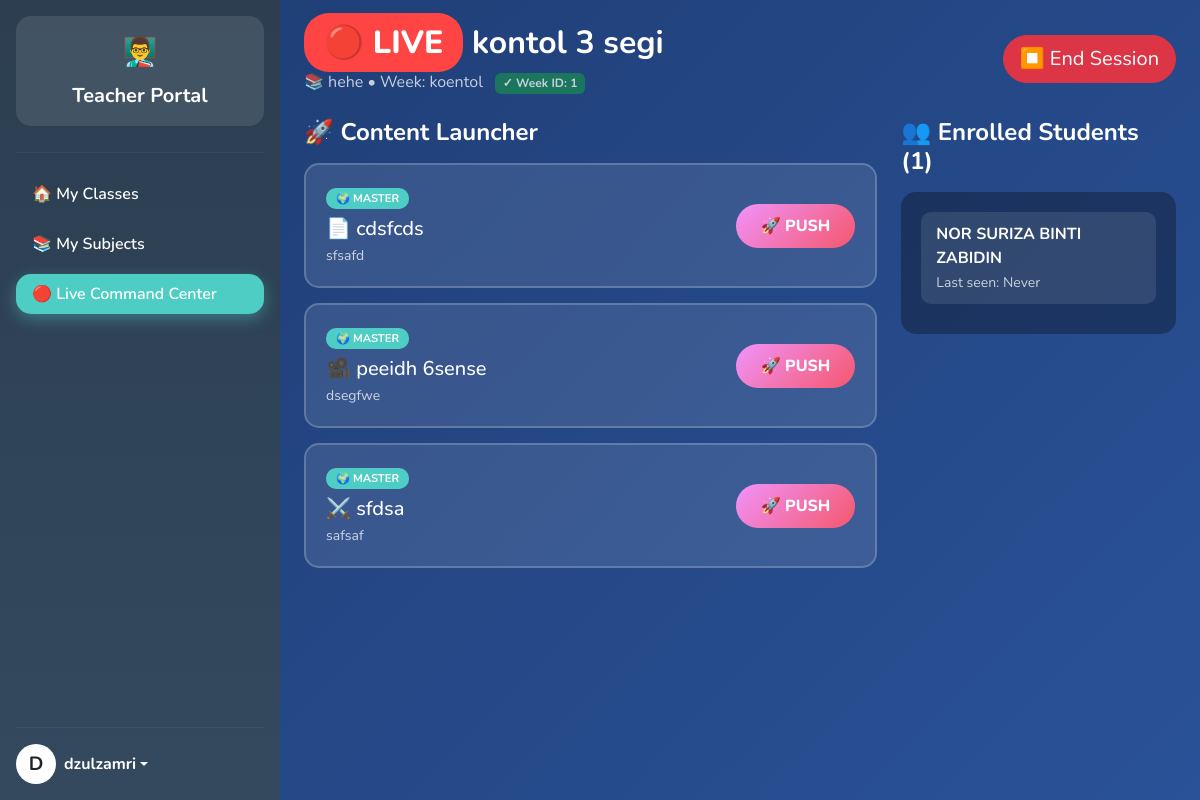
Screenshot of /teacher/live_class.php?session_id=2 (signed in) with the database file from the repository.
### tables this page shows
CREATE TABLE `live_sessions` (
  `session_id` int(11) NOT NULL,
  `class_id` int(11) NOT NULL,
  `schedule_id` int(11) NOT NULL,
  `teacher_id` int(11) NOT NULL,
  `meeting_link` text NOT NULL,
  `status` enum('active','ended') DEFAULT 'active',
  `started_at` datetime NOT NULL,
  `ended_at` datetime DEFAULT NULL
);

CREATE TABLE `classes` (
  `class_id` int(11) NOT NULL,
  `class_name` varchar(100) NOT NULL,
  `subject_id` int(11) NOT NULL,
  `teacher_id` int(11) NOT NULL,
  `is_live` tinyint(1) DEFAULT 0,
  `current_session_id` int(11) DEFAULT NULL,
  `current_week_id` int(11) DEFAULT NULL,
  `current_session_content_id` int(11) DEFAULT NULL
);

CREATE TABLE `subjects` (
  `subject_id` int(11) NOT NULL,
  `name` varchar(100) NOT NULL,
  `description` text DEFAULT NULL,
  `thumbnail` varchar(255) DEFAULT 'default_subject.png',
  `created_at` timestamp NOT NULL DEFAULT current_timestamp()
);

CREATE TABLE `weeks` (
  `week_id` int(11) NOT NULL,
  `subject_id` int(11) NOT NULL,
  `title` varchar(255) NOT NULL,
  `sort_order` int(11) DEFAULT 0,
  `is_visible` tinyint(1) DEFAULT 0
);

CREATE TABLE `materials` (
  `material_id` int(11) NOT NULL,
  `week_id` int(11) DEFAULT NULL,
  `class_id` int(11) DEFAULT NULL,
  `title` varchar(100) NOT NULL,
  `description` text DEFAULT NULL,
  `type` enum('note','reading_session') DEFAULT 'note',
  `file_path` varchar(255) NOT NULL,
  `uploaded_by` int(11) NOT NULL,
  `created_at` timestamp NOT NULL DEFAULT current_timestamp(),
  `thumbnail` varchar(255) DEFAULT 'default_note.png'
);

CREATE TABLE `videos` (
  `video_id` int(11) NOT NULL,
  `week_id` int(11) DEFAULT NULL,
  `title` varchar(255) NOT NULL,
  `description` text DEFAULT NULL,
  `youtube_link` varchar(255) NOT NULL,
  `thumbnail` varchar(255) DEFAULT 'default_video.png',
  `created_by` int(11) NOT NULL,
  `created_at` timestamp NOT NULL DEFAULT current_timestamp(),
  `class_id` int(11) DEFAULT NULL
);

CREATE TABLE `quizzes` (
  `quiz_id` int(11) NOT NULL,
  `week_id` int(11) DEFAULT NULL,
  `title` varchar(100) NOT NULL,
  `description` text DEFAULT NULL,
  `file_path` varchar(255) NOT NULL,
  `thumbnail` varchar(255) DEFAULT 'default_quiz.png',
  `created_by` int(11) NOT NULL,
  `created_at` timestamp NOT NULL DEFAULT current_timestamp(),
  `class_id` int(11) DEFAULT NULL
);

CREATE TABLE `users` (
  `user_id` int(11) NOT NULL,
  `username` varchar(50) NOT NULL,
  `password` varchar(255) NOT NULL,
  `full_name` varchar(100) NOT NULL,
  `email` varchar(100) DEFAULT NULL,
  `phone_number` varchar(20) DEFAULT NULL,
  `role` enum('admin','parent','student','teacher') NOT NULL,
  `subscription_expiry` date DEFAULT NULL,
  `profile_picture` varchar(255) DEFAULT 'default_avatar.png',
  `created_at` timestamp NOT NULL DEFAULT current_timestamp(),
  `last_login_at` datetime DEFAULT NULL,
  `reset_token_hash` varchar(64) DEFAULT NULL,
  `reset_token_expires_at` datetime DEFAULT NULL
);

### teacher/live_class.php (the view, shortened to what this page needs)
<?php
require_once '../config/db.php';
$teacher_id = $_SESSION['user_id'];
$session_id = $_GET['session_id'] ?? 0;
$session_data = null;
$class_id = 0;
$current_week_id = 0;
if ($session_id) {
    $stmt = $pdo->prepare("
        SELECT
            ls.session_id,
            ls.class_id,
            ls.meeting_link,
            ls.started_at,
            c.class_name,
            c.current_week_id,
            c.subject_id,
            s.name as subject_name,
            w.title as week_title
        FROM live_sessions ls
        JOIN classes c ON ls.class_id = c.class_id
        JOIN subjects s ON c.subject_id = s.subject_id
        LEFT JOIN weeks w ON c.current_week_id = w.week_id
        WHERE ls.session_id = ? AND c.teacher_id = ? AND ls.status = 'active'
    ");
    $stmt->execute([$session_id, $teacher_id]);
    $session_data = $stmt->fetch();
    if ($session_data) {
        $class_id = $session_data['class_id'];
        $current_week_id = $session_data['current_week_id'] ?? 0;
    } else {
        header("Location: dashboard.php");
        exit;
    }
}
$live_session = null;
if ($class_id) {
    $stmt = $pdo->prepare("SELECT * FROM live_sessions WHERE session_id = ? AND status = 'active'");
    $stmt->execute([$session_id]);
    $live_session = $stmt->fetch();
}
$materials = [];
$videos = [];
$quizzes = [];
if ($live_session && $current_week_id) {
    function getWeekContent($pdo, $table, $week_id, $class_id, $type_filter = null) {
        $type_query = $type_filter ? "AND type = '$type_filter'" : "";
        $sql = "SELECT *,
                CASE WHEN class_id IS NULL THEN 'global' ELSE 'custom' END as origin
                FROM $table
                WHERE week_id = ?
                $type_query
                AND (class_id IS NULL OR class_id = ?)
                ORDER BY created_at DESC";
        $stmt = $pdo->prepare($sql);
        $stmt->execute([$week_id, $class_id]);
        return $stmt->fetchAll();
    }
    $materials_notes = getWeekContent($pdo, 'materials', $current_week_id, $class_id, 'note');
    $materials_reading = getWeekContent($pdo, 'materials', $current_week_id, $class_id, 'reading_session');
    $materials = array_merge($materials_notes, $materials_reading);
    $videos = getWeekContent($pdo, 'videos', $current_week_id, $class_id);
    $quizzes = getWeekContent($pdo, 'quizzes', $current_week_id, $class_id);
}
$active_students = [];
if ($live_session) {
    $stmt = $pdo->prepare("
        SELECT u.user_id, u.full_name, u.last_login_at
        FROM enrollments e
        JOIN users u ON e.student_id = u.user_id
        WHERE e.class_id = ?
        ORDER BY u.full_name
    ");
    $stmt->execute([$class_id]);
    $active_students = $stmt->fetchAll();
}
?>
<!DOCTYPE html>
<html lang="en">
<head>
    <link href="https://cdn.jsdelivr.net/npm/bootstrap@5.3.0/dist/css/bootstrap.min.css" rel="stylesheet">
</head>
<body>
<div class="d-flex">
    <?php include 'sidebar.php'; ?>
    <div class="flex-grow-1 p-4">
        <?php if(!$session_data): ?>
            <div class="text-center py-5">
                <h1 class="display-4 mb-4">🔴 Live Command Center</h1>
                <p class="lead mb-4">No active live session. Start a class from your dashboard to begin.</p>
                <a href="dashboard.php" class="btn btn-light btn-lg rounded-pill">Go to Dashboard</a>
            </div>
        <?php else: ?>
            <div class="d-flex justify-content-between align-items-center mb-4">
                <div>
                    <h2 class="fw-bold mb-2">
                        <span class="live-badge">🔴 LIVE</span>
                        <?php echo htmlspecialchars($session_data['class_name']); ?>
                    </h2>
                    <p class="mb-0 opacity-75">
                        📚 <?php echo htmlspecialchars($session_data['subject_name']); ?>
                        • Week: <?php echo htmlspecialchars($session_data['week_title'] ?? 'Not Set'); ?>
                        <?php if(!$current_week_id || $current_week_id == 0): ?>
                            <span class="badge bg-warning text-dark ms-2">⚠️ No Week Selected - Go to Dashboard to set week!</span>
                        <?php else: ?>
                            <span class="badge bg-success ms-2">✓ Week ID: <?php echo $current_week_id; ?></span>
                        <?php endif; ?>
                    </p>
                </div>
                <div>
                    <form method="POST" style="display:inline;">
                        <button type="submit" name="end_session" class="btn btn-danger btn-lg rounded-pill" onclick="return confirm('End this live session?')">
                            ⏹️ End Session
                        </button>
                    </form>
                </div>
            </div>
            <div class="row g-4">
                <div class="col-md-8">
                    <h4 class="fw-bold mb-3">🚀 Content Launcher</h4>
                    <?php if(empty($materials) && empty($videos) && empty($quizzes)): ?>
                        <div class="alert alert-warning">
                            No content available for this week. Add materials in Curriculum Remix.
                        </div>
                    <?php else: ?>
                        <?php foreach($materials as $m): ?>
                            <div class="content-item">
                                <div class="d-flex justify-content-between align-items-center">
                                    <div>
                                        <span class="origin-badge badge-<?php echo $m['origin']; ?>">
                                            <?php echo $m['origin'] == 'global' ? '🌍 MASTER' : '👤 MY ITEM'; ?>
                                        </span>
                                        <h5 class="mb-1 mt-2">
                                            <?php echo $m['type'] == 'reading_session' ? '📖' : '📄'; ?>
                                            <?php echo htmlspecialchars($m['title']); ?>
                                        </h5>
                                        <p class="mb-0 small opacity-75"><?php echo htmlspecialchars(substr($m['description'] ?? '', 0, 80)); ?></p>
                                    </div>
                                    <button class="push-btn" onclick="pushContent(<?php echo $live_session['session_id']; ?>, 'material', <?php echo $m['material_id']; ?>)">
                                        🚀 PUSH
                                    </button>
                                </div>
                            </div>
                        <?php endforeach; ?>
                        <?php foreach($videos as $v): ?>
                            <div class="content-item">
                                <div class="d-flex justify-content-between align-items-center">
                                    <div>
                                        <span class="origin-badge badge-<?php echo $v['origin']; ?>">
                                            <?php echo $v['origin'] == 'global' ? '🌍 MASTER' : '👤 MY ITEM'; ?>
                                        </span>
                                        <h5 class="mb-1 mt-2">
                                            🎥 <?php echo htmlspecialchars($v['title']); ?>
                                        </h5>
                                        <p class="mb-0 small opacity-75"><?php echo htmlspecialchars(substr($v['description'] ?? '', 0, 80)); ?></p>
                                    </div>
                                    <button class="push-btn" onclick="pushContent(<?php echo $live_session['session_id']; ?>, 'video', <?php echo $v['video_id']; ?>)">
                                        🚀 PUSH
                                    </button>
                                </div>
                            </div>
                        <?php endforeach; ?>
                        <?php foreach($quizzes as $q): ?>
                            <div class="content-item">
                                <div class="d-flex justify-content-between align-items-center">
                                    <div>
                                        <span class="origin-badge badge-<?php echo $q['origin']; ?>">
                                            <?php echo $q['origin'] == 'global' ? '🌍 MASTER' : '👤 MY ITEM'; ?>
                                        </span>
                                        <h5 class="mb-1 mt-2">
                                            ⚔️ <?php echo htmlspecialchars($q['title']); ?>
                                        </h5>
                                        <p class="mb-0 small opacity-75"><?php echo htmlspecialchars(substr($q['description'] ?? '', 0, 80)); ?></p>
                                    </div>
                                    <button class="push-btn" onclick="pushContent(<?php echo $live_session['session_id']; ?>, 'quiz', <?php echo $q['quiz_id']; ?>)">
                                        🚀 PUSH
                                    </button>
                                </div>
                            </div>
                        <?php endforeach; ?>
                    <?php endif; ?>
                </div>
                <div class="col-md-4">
                    <h4 class="fw-bold mb-3">👥 Enrolled Students (<?php echo count($active_students); ?>)</h4>
                    <div class="student-list">
                        <?php if(empty($active_students)): ?>
                            <p class="text-center opacity-50">No students enrolled</p>
                        <?php else: ?>
                            <?php foreach($active_students as $student): ?>
                                <div class="student-item">
                                    <div class="fw-bold"><?php echo htmlspecialchars($student['full_name']); ?></div>
                                    <small class="opacity-75">
                                        Last seen: <?php
                                            if($student['last_login_at']) {
                                                $diff = time() - strtotime($student['last_login_at']);
                                                echo $diff < 300 ? '🟢 Online' : '⚪ ' . date('M j, g:i A', strtotime($student['last_login_at']));
                                            } else {
                                                echo 'Never';
                                            }
                                        ?>
                                    </small>
                                </div>
                            <?php endforeach; ?>
                        <?php endif; ?>
                    </div>
                </div>
            </div>
        <?php endif; ?>
    </div>
</div>
</body>
</html>

### teacher/live_class.php (style rules this page uses)
body { background: linear-gradient(135deg, #1e3c72 0%, #2a5298 100%); font-family: 'Nunito', sans-serif; color: white; }
.live-badge { animation: pulse 1.5s infinite; background: #ff4444; padding: 8px 20px; border-radius: 25px; font-weight: 800; }
.content-item { background: rgba(255,255,255,0.1); border: 2px solid rgba(255,255,255,0.2); border-radius: 15px; padding: 20px; margin-bottom: 15px; transition: all 0.3s; }
.push-btn { background: linear-gradient(135deg, #f093fb 0%, #f5576c 100%); border: none; color: white; font-weight: 800; padding: 10px 25px; border-radius: 25px; transition: all 0.2s; }
.student-list { background: rgba(0,0,0,0.3); border-radius: 15px; padding: 20px; max-height: 70vh; overflow-y: auto; }
.student-item { background: rgba(255,255,255,0.1); padding: 10px 15px; border-radius: 10px; margin-bottom: 10px; }
.origin-badge { font-size: 0.7rem; padding: 3px 10px; border-radius: 10px; font-weight: 700; }
.badge-global { background: #4ECDC4; }

### rows the page displays
live_sessions: class.class_name "kontol 3 segi", subjects.name "hehe", weeks.title "koentol", class.current_week_id "1"
materials: title "cdsfcds", description "sfsafd"
videos: title "peeidh 6sense", description "dsegfwe"
quizzes: title "sfdsa", description "safsaf"
users: full_name "NOR SURIZA BINTI ZABIDIN", shows "Never"

### other values shown
substr($name, 0, 1) "D"
$_SESSION['full_name'] "dzulzamri"
count($active_students) "1"
